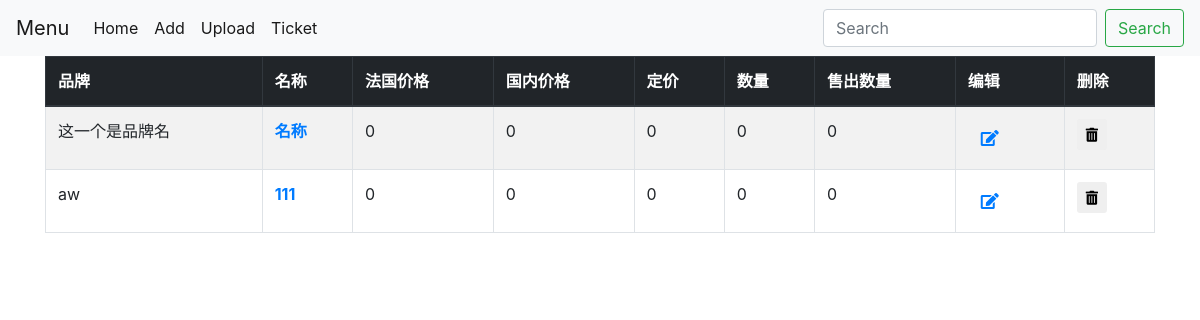
Before: / with the older database file.
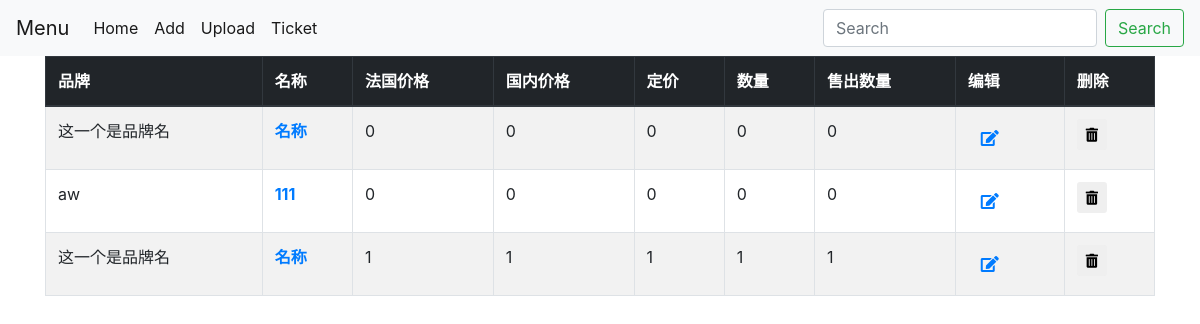
After: the same page with the newer database file.
### price/models.py (models this page shows, shortened)
class  Item(models.Model):
    id = models.AutoField(primary_key=True)
    mark = models.CharField('Mark', max_length=200, blank=True)
    name = models.CharField('Name', max_length=200, blank=True)
    fr_price = models.IntegerField ('Franch Price', default=0, blank=True)
    cn_price = models.IntegerField ('China Price', default=0, blank=True)
    sale_price = models.IntegerField('sale Price', default=0, blank=True)
    quantity = models.IntegerField('Quantity', default=0, blank=True)
    sold_quantity = models.IntegerField('Sold Quantity', default=0, blank=True)
    pub_date = models.DateField('date added', blank=True, default=str(time.strftime ('%Y-%m-%d', time.localtime (time.time ()))))
    image = models.ImageField('image', blank=True, upload_to='Images')

### price/views.py (the view)
# urls.py: path('', views.index, name = 'index'),
def index(request):
    page = request.GET.get ('page', 1)
    all_item_list = Item.objects.all()
    paginator = Paginator (all_item_list, 9)
    try:
        items = paginator.page (page)
    except PageNotAnInteger:
        items = paginator.page (1)
    except EmptyPage:
        items = paginator.page (paginator.num_pages)
    return render (request, 'price/index.html', { 'items': items })

### price/templates/price/index.html (shortened to what this page needs)
{%extends "base.html" %}
{% load staticfiles %}
{% load bootstrap4 %}
{% block mainbody %}
<div class="container">
    <table class="sortable table table-striped table-bordered table-hover" >
        <thead class="thead-dark">
        <tr>
            <th scope="col">品牌</th>
            <th scope="col">名称</th>
            <th scope="col">法国价格</th>
            <th scope="col">国内价格</th>
            <th scope="col">定价</th>
            <th scope="col">数量</th>
            <th scope="col">售出数量</th>
            <th scope="col">编辑</th>
            <th scope="col">删除</th>
        </tr>
        </thead>
        <tbody>
        {% for item in items %}
        <tr>
            <td>{{ item.mark }}</td>
            <th><a href="{% url 'price:detail' item.id %}">{{ item.name }}</a></th>
            <td>{{ item.fr_price }}</td>
            <td>{{ item.cn_price }}</td>
            <td>{{ item.sale_price }}</td>
            <td>{{ item.quantity }}</td>
            <td>{{ item.sold_quantity }}</td>
            <td>
                <a class="btn btn-default" role="button" href="{% url 'price:item_update' item.id %}">
                    <i class="fas fa-edit"></i>
                </a>
            </td>
            <td>
                <form action="{% url 'price:item_delete' item.id %}" method="post" class="form-inline my-2 my-lg-0">
                    <button type="submit" class="btn btn-default btn-sm">
                        <i class="fas fa-trash-alt"></i>
                    </button>
                </form>
            </td>
        </tr>
        {% endfor %}
        </tbody>
    </table>
</div>
{% endblock %}

Changed rows visible on the page:
added Item: mark "这一个是品牌名", name "名称", fr_price "1", cn_price "1", sale_price "1", quantity "1", sold_quantity "1"
